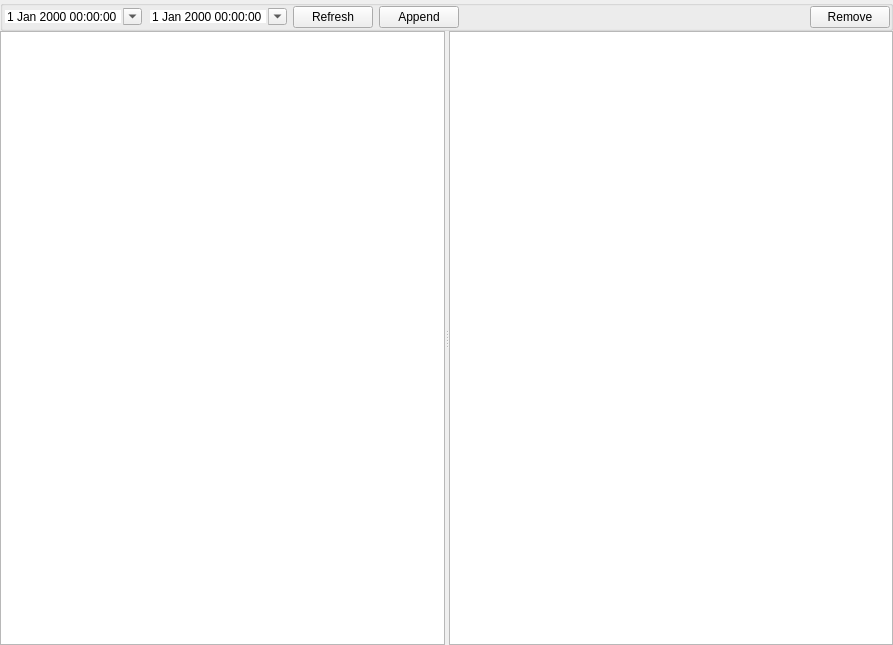
<?xml version="1.0" encoding="UTF-8"?>
<ui version="4.0">
 <class>SettlementWidget</class>
 <widget class="QWidget" name="SettlementWidget">
  <property name="geometry">
   <rect>
    <x>0</x>
    <y>0</y>
    <width>893</width>
    <height>645</height>
   </rect>
  </property>
  <property name="windowTitle">
   <string/>
  </property>
  <layout class="QGridLayout" name="gridLayout">
   <property name="leftMargin">
    <number>0</number>
   </property>
   <property name="topMargin">
    <number>0</number>
   </property>
   <property name="rightMargin">
    <number>0</number>
   </property>
   <property name="bottomMargin">
    <number>0</number>
   </property>
   <property name="verticalSpacing">
    <number>0</number>
   </property>
   <item row="0" column="0">
    <widget class="QGroupBox" name="settlementWidget">
     <property name="sizePolicy">
      <sizepolicy hsizetype="Preferred" vsizetype="Preferred">
       <horstretch>0</horstretch>
       <verstretch>0</verstretch>
      </sizepolicy>
     </property>
     <property name="title">
      <string/>
     </property>
     <layout class="QHBoxLayout" name="horizontalLayout_2">
      <property name="spacing">
       <number>-1</number>
      </property>
      <property name="leftMargin">
       <number>0</number>
      </property>
      <property name="topMargin">
       <number>0</number>
      </property>
      <property name="rightMargin">
       <number>0</number>
      </property>
      <property name="bottomMargin">
       <number>0</number>
      </property>
      <item>
       <widget class="DateTimeEdit" name="start">
        <property name="frame">
         <bool>false</bool>
        </property>
        <property name="calendarPopup">
         <bool>true</bool>
        </property>
       </widget>
      </item>
      <item>
       <widget class="DateTimeEdit" name="end">
        <property name="frame">
         <bool>false</bool>
        </property>
        <property name="calendarPopup">
         <bool>true</bool>
        </property>
       </widget>
      </item>
      <item>
       <widget class="QPushButton" name="pBtnRefresh">
        <property name="text">
         <string>Refresh</string>
        </property>
       </widget>
      </item>
      <item>
       <widget class="QPushButton" name="pBtnAppend">
        <property name="text">
         <string>Append</string>
        </property>
       </widget>
      </item>
      <item>
       <spacer name="horizontalSpacer">
        <property name="orientation">
         <enum>Qt::Orientation::Horizontal</enum>
        </property>
        <property name="sizeHint" stdset="0">
         <size>
          <width>516</width>
          <height>17</height>
         </size>
        </property>
       </spacer>
      </item>
      <item>
       <widget class="QPushButton" name="pBtnRemoveSettlement">
        <property name="text">
         <string>Remove</string>
        </property>
       </widget>
      </item>
     </layout>
    </widget>
   </item>
   <item row="1" column="0">
    <widget class="QSplitter" name="splitter">
     <property name="sizePolicy">
      <sizepolicy hsizetype="Expanding" vsizetype="Expanding">
       <horstretch>0</horstretch>
       <verstretch>0</verstretch>
      </sizepolicy>
     </property>
     <property name="orientation">
      <enum>Qt::Orientation::Horizontal</enum>
     </property>
     <widget class="QTableView" name="settlementView"/>
     <widget class="QTableView" name="settlementViewPrimary"/>
    </widget>
   </item>
  </layout>
 </widget>
 <customwidgets>
  <customwidget>
   <class>DateTimeEdit</class>
   <extends>QDateTimeEdit</extends>
   <header location="global">widget/datetimeedit.h</header>
  </customwidget>
 </customwidgets>
 <resources/>
 <connections/>
</ui>
